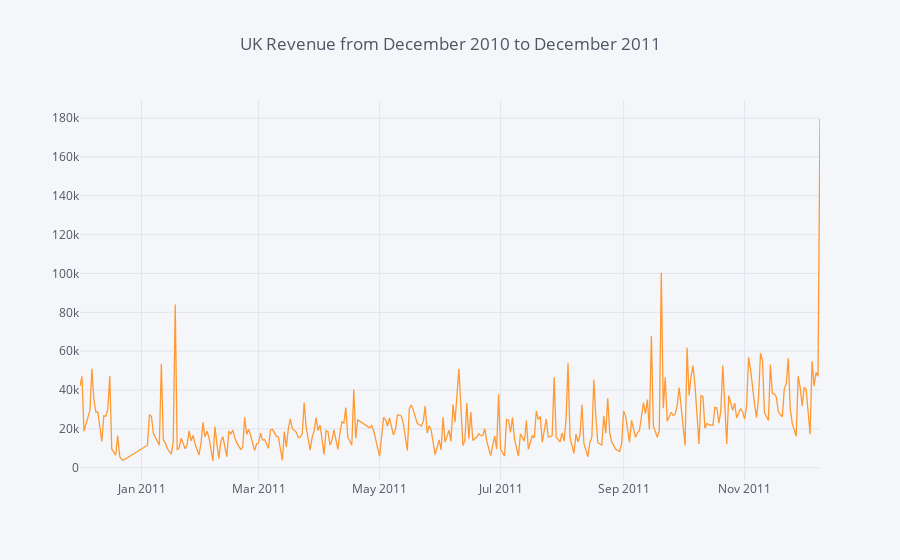

Notebook code cell kept with this figure:
### Code cell
# graph uk_revenue
uk_revenue.index = pd.to_datetime(uk_revenue.index)
uk_revenue.columns = ['Revenue']
uk_revenue.iplot(title="UK Revenue from December 2010 to December 2011")

### Figure 1 — Plotly figure (JSON) as saved in the notebook; plotly's stock layout.template omitted (floating-point values rounded to 4 significant figures; data arrays with more than 128 entries replaced by an {"elided": "..."} marker saying what was removed)
{"data": [{"line": {"color": "rgba(255, 153, 51, 1.0)", "dash": "solid", "shape": "linear", "width": 1.3}, "mode": "lines", "name": "Revenue", "text": "", "type": "scatter", "uid": "a4f8a328-71de-411e-9f9d-24241aaf9b56", "x": {"elided": "305 str values"}, "y": {"elided": "305 int values"}}], "layout": {"legend": {"bgcolor": "#F5F6F9", "font": {"color": "#4D5663"}}, "paper_bgcolor": "#F5F6F9", "plot_bgcolor": "#F5F6F9", "title": {"font": {"color": "#4D5663"}, "text": "UK Revenue from December 2010 to December 2011"}, "xaxis": {"gridcolor": "#E1E5ED", "showgrid": true, "tickfont": {"color": "#4D5663"}, "title": {"font": {"color": "#4D5663"}, "text": ""}, "zerolinecolor": "#E1E5ED"}, "yaxis": {"gridcolor": "#E1E5ED", "showgrid": true, "tickfont": {"color": "#4D5663"}, "title": {"font": {"color": "#4D5663"}, "text": ""}, "zerolinecolor": "#E1E5ED"}}}
